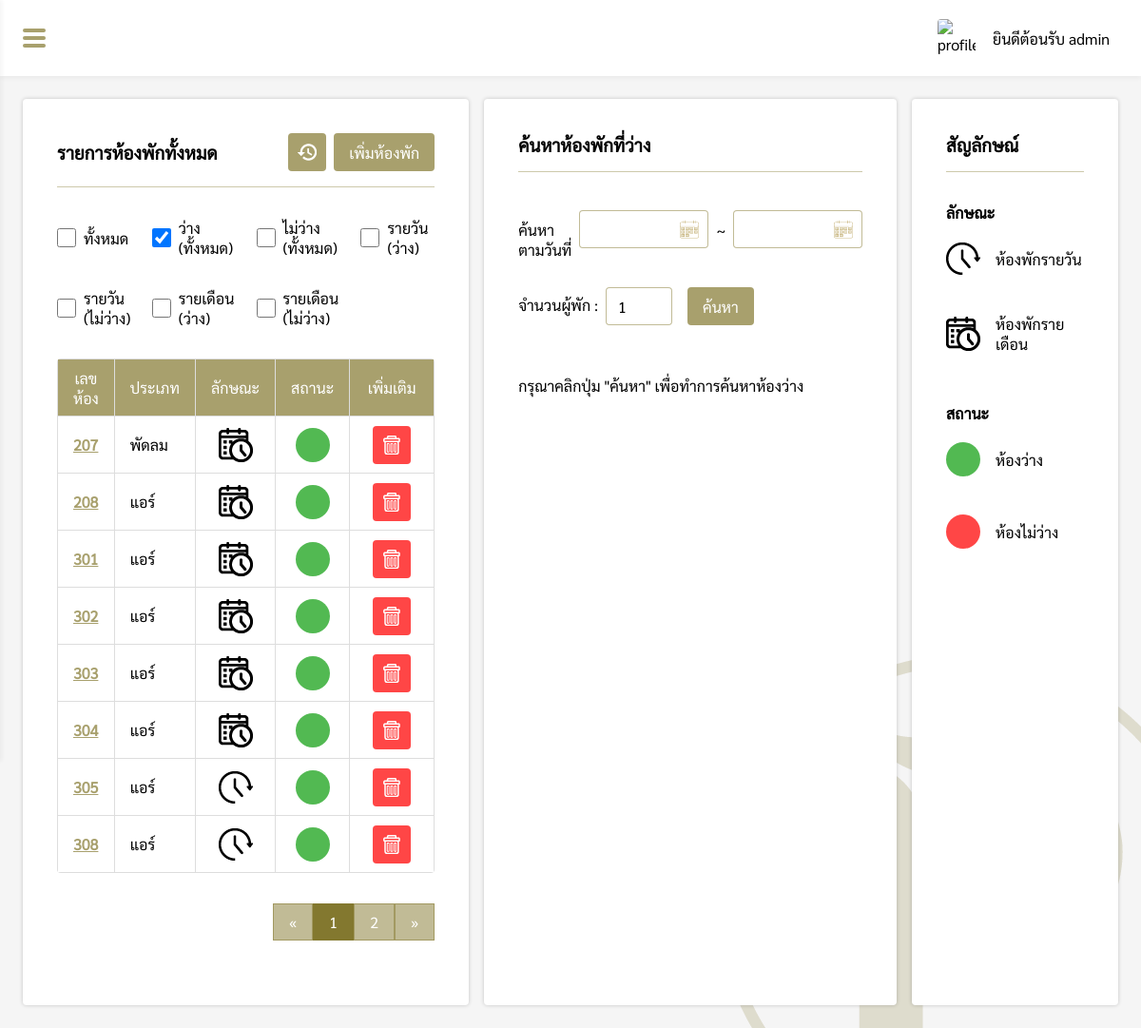
/pages/manage/roomList/index.php?Status=avai_all (signed in), run on the app's committed database.
### tables this page shows
CREATE TABLE `roomlist` (
  `room_id` varchar(10) NOT NULL,
  `room_type` varchar(20) NOT NULL,
  `room_cat` varchar(20) NOT NULL,
  `room_status` varchar(20) NOT NULL
);

### pages/manage/roomList/index.php (the view, shortened to what the rows shown need)
<?php
if($_SESSION["level"] == "admin" || $_SESSION["level"] == "employee"){
    include("../../connection.php");
    $check = @$_REQUEST['Status'];
?>
<!DOCTYPE html>
<html lang="en">
<head>
    <link rel="stylesheet" href="../../../css/roomList.css">
    <link rel="stylesheet" href="../../../css/my-style.css">
    <link rel="stylesheet" href="../../../css/navbar.css">
</head>
<body>
    <div class="box">
        <div id="box-padding" style="padding:24px;">
            <div class="box-grid">
                <div class="roomList-box">
                    <?php
                    $perpage = 8;
                    if(isset($_GET['page'])){
                        $page = $_GET['page'];
                    }else{
                        $page = 1;
                    }
                    $start = ($page - 1) * $perpage;
                    if($check == "avai_all"){
                        $sql = "SELECT room_id, room_type, room_cat, room_status FROM roomlist WHERE room_status = 'ว่าง' ORDER BY room_id LIMIT {$start} , {$perpage}";
                    }else if($check == "unavai_all"){
                        $sql = "SELECT room_id, room_type, room_cat, room_status FROM roomlist WHERE room_status = 'ไม่ว่าง' ORDER BY room_id LIMIT {$start} , {$perpage}";
                    }else if($check == "avai_daily"){
                        $sql = "SELECT room_id, room_type, room_cat, room_status FROM roomlist WHERE room_status = 'ว่าง' AND room_cat = 'รายวัน' ORDER BY room_id LIMIT {$start} , {$perpage}";
                    }else if($check == "unavai_daily"){
                        $sql = "SELECT room_id, room_type, room_cat, room_status FROM roomlist WHERE room_status = 'ไม่ว่าง' AND room_cat = 'รายวัน' ORDER BY room_id LIMIT {$start} , {$perpage}";
                    }else if($check == "avai_month"){
                        $sql = "SELECT room_id, room_type, room_cat, room_status FROM roomlist WHERE room_status = 'ว่าง' AND room_cat = 'รายเดือน' ORDER BY room_id LIMIT {$start} , {$perpage}";
                    }else if($check == "unavai_month"){
                        $sql = "SELECT room_id, room_type, room_cat, room_status FROM roomlist WHERE room_status = 'ไม่ว่าง' AND room_cat = 'รายเดือน' ORDER BY room_id LIMIT {$start} , {$perpage}";
                    }else{
                        $sql = "SELECT room_id, room_type, room_cat, room_status FROM roomlist ORDER BY room_id LIMIT {$start} , {$perpage}";
                    }
                    $result = $conn->query($sql);
                    if ($result->num_rows > 0) {
                    ?>
                    <div style="overflow-x: auto;overflow-y:hidden;">
                        <table>
                            <tr>
                                <th>เลขห้อง</th>
                                <th>ประเภท</th>
                                <th>ลักษณะ</th>
                                <th>สถานะ</th>
                                <?php
                                if($_SESSION["level"] == "admin"){
                                ?>
                                <th>เพิ่มเติม</th>
                                <?php } ?>
                            </tr>
                            <?php
                            while($row = $result->fetch_assoc()) {
                            ?>
                            <tr>
                                <td><a href="<?php if($row["room_cat"] == "รายเดือน"){ echo "room_id.php?ID=".$row['room_id']; }else if($row["room_cat"] == "รายวัน"){ echo "roomdaily_id.php?ID=".$row['room_id']; } ?>"><?php echo $row["room_id"]; ?></a>
                                </td>
                                <td><?php echo $row["room_type"]; ?></td>
                                <td>
                                    <img id="cat" src="<?php if($row['room_cat'] == 'รายวัน'){ echo '../../../img/tool/clock-icon.png'; }else if($row['room_cat'] == 'รายเดือน'){ echo '../../../img/tool/calendar-icon.png'; } ?>" alt="category-icon">
                                </td>
                                <td><?php if($row["room_status"] == "ว่าง"){ echo "<div class='status-available'></div>"; }else{ echo "<div class='status-unavailable'></div>"; } ?></td>
                                <?php
                                if($_SESSION["level"] == "admin"){
                                ?>
                                <td>
                                    <div style="display:flex;justify-content:center;">
                                        <button id="<?php echo $row['room_id']; ?>" class="del-btn"></button>
                                    </div>
                                </td>
                                <?php } ?>
                            </tr>
                            <?php } ?>
                        </table>
                    </div>
                    <?php
                    }
                    ?>
                </div>
            </div>
        </div>
    </div>
</body>
</html>
<?php
}else{
    Header("Location: ../../login.php");
}

### data on the page
roomlist: room_id "207", room_type "พัดลม", room_status "ว่าง" (drawn)
roomlist: room_id "208", room_type "แอร์", room_status "ว่าง" (drawn)
roomlist: room_id "301", room_type "แอร์", room_status "ว่าง" (drawn)
roomlist: room_id "302", room_type "แอร์", room_status "ว่าง" (drawn)
roomlist: room_id "303", room_type "แอร์", room_status "ว่าง" (drawn)
roomlist: room_id "304", room_type "แอร์", room_status "ว่าง" (drawn)
roomlist: room_id "305", room_type "แอร์", room_status "ว่าง" (drawn)
roomlist: room_id "308", room_type "แอร์", room_status "ว่าง" (drawn)

### other printed values
$_SESSION['name'] "admin"
